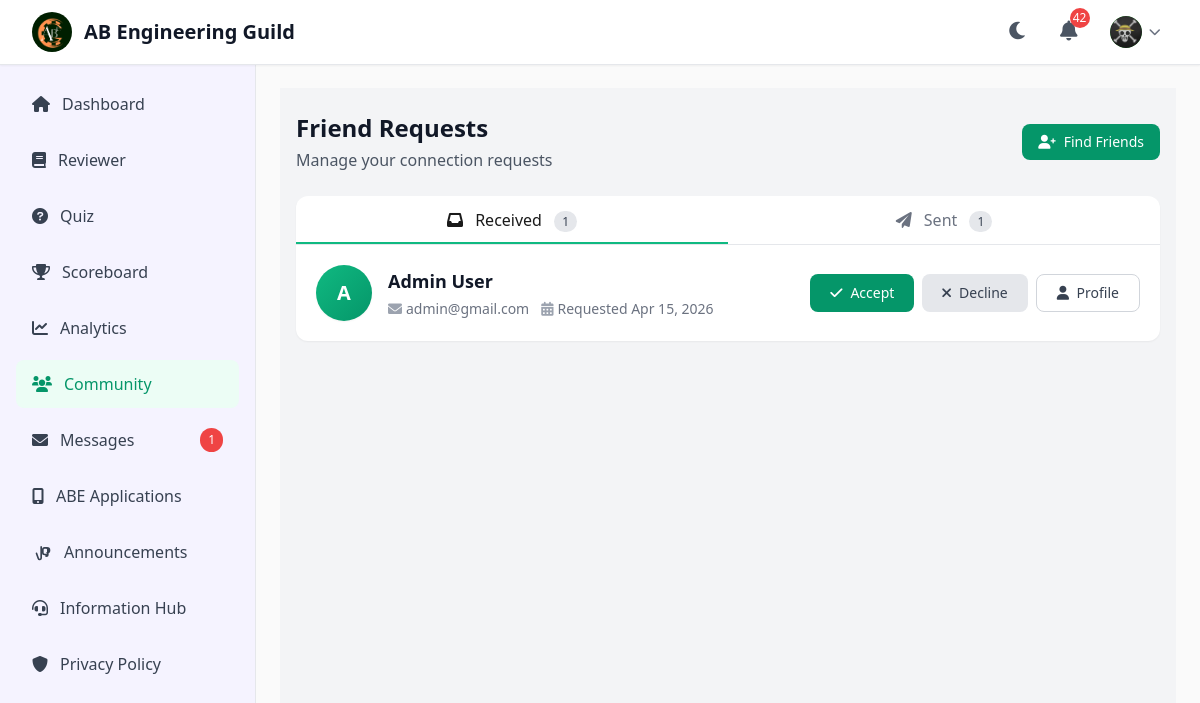
Page /community/friend-requests (signed in) on the committed database.
### app/models.py (models this page shows, shortened)
class User(UserMixin, db.Model):
    __tablename__ = 'user'
    id = db.Column(db.Integer, primary_key=True)
    name = db.Column(db.String(100), nullable=False)
    email = db.Column(db.String(120), unique=True, nullable=False)
    password_hash = db.Column(db.String(128))
    reset_token = db.Column(db.String(100), nullable=True, unique=True)
    reset_token_expiry = db.Column(db.DateTime, nullable=True)
    recovery_key_hash = db.Column(db.String(128), nullable=True)
    profile_picture = db.Column(db.String(255), nullable=True, default='default_profile.png')
    cover_photo = db.Column(db.String(255), nullable=True, default='default_cover.jpg')
    bio = db.Column(db.Text, nullable=True)
    location = db.Column(db.String(100), nullable=True)
    website = db.Column(db.String(200), nullable=True)
    created_at = db.Column(db.DateTime, default=datetime.utcnow)
    is_admin = db.Column(db.Boolean, default=False)
    last_seen = db.Column(db.DateTime, default=datetime.utcnow)
    notification_preferences = db.Column(db.Text, default='{}')
    email_notifications = db.Column(db.Boolean, default=True)
    push_notifications = db.Column(db.Boolean, default=True)
    friends = db.relationship('Friendship',
                            foreign_keys='Friendship.user_id',
                            backref='user', lazy=True)
    friend_of = db.relationship('Friendship',
                              foreign_keys='Friendship.friend_id',
                              backref='friend', lazy=True)
    sent_messages = db.relationship('Message',
                                  foreign_keys='Message.sender_id',
                                  backref='sender', lazy=True)
    received_messages = db.relationship('Message',
                                      foreign_keys='Message.receiver_id',
                                      backref='receiver', lazy=True)
    sent_friend_requests = db.relationship('FriendRequest',
                                         foreign_keys='FriendRequest.sender_id',
                                         backref='sender', lazy=True)
    received_friend_requests = db.relationship('FriendRequest',
                                             foreign_keys='FriendRequest.receiver_id',
                                             backref='receiver', lazy=True)
    study_plans = db.relationship('StudyPlan', backref='user', lazy=True)
    learning_goals = db.relationship('LearningGoal', backref='user', lazy=True)
    posts = db.relationship('Post', backref='author', lazy=True, foreign_keys='Post.user_id')
    comments = db.relationship('Comment', backref='author', lazy=True, foreign_keys='Comment.user_id')
    post_likes = db.relationship('PostLike', backref='user', lazy=True, foreign_keys='PostLike.user_id')
    comment_likes = db.relationship('CommentLike', backref='user', lazy=True, foreign_keys='CommentLike.user_id')
    post_shares = db.relationship('PostShare', backref='user', lazy=True, foreign_keys='PostShare.user_id')
    conversations_as_user1 = db.relationship('Conversation',
                                           foreign_keys='Conversation.user1_id',
                                           backref='user1', lazy=True)
    conversations_as_user2 = db.relationship('Conversation',
                                           foreign_keys='Conversation.user2_id',
                                           backref='user2', lazy=True)
    group_memberships = db.relationship('GroupMember', backref='user', lazy=True)
    def get_unread_notifications_count(self):
        return Notification.query.filter_by(user_id=self.id, is_read=False).count()
    def get_recent_notifications(self, limit=5):
        return Notification.query.filter_by(user_id=self.id).order_by(
            Notification.created_at.desc()
        ).limit(limit).all()

class FriendRequest(db.Model):
    __tablename__ = 'friend_request'
    id = db.Column(db.Integer, primary_key=True)
    sender_id = db.Column(db.Integer, db.ForeignKey('user.id'), nullable=False)
    receiver_id = db.Column(db.Integer, db.ForeignKey('user.id'), nullable=False)
    status = db.Column(db.String(20), default='pending')
    created_at = db.Column(db.DateTime, default=datetime.utcnow)

### app/community/routes.py (the view)
@community_bp.route('/friend-requests')
@login_required
def friend_requests():
    received_requests = FriendRequest.query.filter_by(
        receiver_id=current_user.id,
        status='pending'
    ).order_by(FriendRequest.created_at.desc()).all()
    sent_requests = FriendRequest.query.filter_by(
        sender_id=current_user.id,
        status='pending'
    ).order_by(FriendRequest.created_at.desc()).all()
    return render_template('community/friend_requests.html',
                         received_requests=received_requests,
                         sent_requests=sent_requests,
                         title='Friend Requests')

### app/models.py (called while the page is built)
@login_manager.user_loader
def load_user(user_id):
    return User.query.get(int(user_id))

    def get_time_ago(self):
        now = datetime.utcnow()
        diff = now - self.created_at
        if diff.days > 0:
            return f"{diff.days}d ago"
        elif diff.seconds > 3600:
            return f"{diff.seconds // 3600}h ago"
        elif diff.seconds > 60:
            return f"{diff.seconds // 60}m ago"
        else:
            return "Just now"

### app/templates/community/friend_requests.html (shortened to what this page needs)
{% extends "base.html" %}
{% block content %}
<div class="bg-gray-100 min-h-screen">
    <div class="max-w-4xl mx-auto px-4 py-6">
        <div class="mb-6">
            <div class="flex items-center justify-between">
                <div>
                    <h1 class="text-2xl font-bold text-gray-900">Friend Requests</h1>
                    <p class="text-gray-600 mt-1">Manage your connection requests</p>
                </div>
                <a href="{{ url_for('community.find_friends') }}"
                   class="px-4 py-2 bg-green-600 text-white rounded-lg hover:bg-green-700 transition text-sm font-medium flex items-center gap-2">
                    <i class="fas fa-user-plus"></i>
                    <span>Find Friends</span>
                </a>
            </div>
        </div>
        <div class="bg-white rounded-t-xl shadow-sm overflow-hidden">
            <div class="flex border-b border-gray-200">
                <button onclick="switchTab('received')"
                        id="tab-received"
                        class="flex-1 px-6 py-3 text-center font-medium transition-all relative">
                    <i class="fas fa-inbox mr-2"></i>
                    Received
                    <span id="received-count" class="ml-2 px-2 py-0.5 text-xs rounded-full bg-gray-200 text-gray-700">
                        {{ received_requests|length }}
                    </span>
                    <div id="received-indicator" class="absolute bottom-0 left-0 right-0 h-0.5 bg-green-500"></div>
                </button>
                <button onclick="switchTab('sent')"
                        id="tab-sent"
                        class="flex-1 px-6 py-3 text-center font-medium text-gray-500 hover:text-gray-700 transition-all relative">
                    <i class="fas fa-paper-plane mr-2"></i>
                    Sent
                    <span id="sent-count" class="ml-2 px-2 py-0.5 text-xs rounded-full bg-gray-200 text-gray-700">
                        {{ sent_requests|length }}
                    </span>
                </button>
            </div>
        </div>
        <div id="received-panel" class="bg-white rounded-b-xl shadow-sm overflow-hidden">
            {% if received_requests %}
                <div class="divide-y divide-gray-100">
                    {% for request in received_requests %}
                    <div class="request-item p-5 hover:bg-gray-50 transition" data-request-id="{{ request.id }}" data-type="received">
                        <div class="flex items-center justify-between flex-wrap gap-4">
                            <div class="flex items-center gap-4">
                                <div class="w-14 h-14 rounded-full bg-gradient-to-br from-green-500 to-green-600 flex items-center justify-center text-white text-xl font-bold shadow-sm flex-shrink-0">
                                    {% if request.sender.profile_picture and request.sender.profile_picture != 'default_profile.png' %}
                                    <img src="{{ url_for('static', filename='uploads/profile_pictures/' + request.sender.profile_picture) }}"
                                         class="w-full h-full rounded-full object-cover">
                                    {% else %}
                                    {{ request.sender.name[0]|upper }}
                                    {% endif %}
                                </div>
                                <div>
                                    <h3 class="font-semibold text-gray-900 text-lg">{{ request.sender.name }}</h3>
                                    <div class="flex items-center gap-3 mt-1 text-sm text-gray-500">
                                        <span><i class="fas fa-envelope mr-1 text-gray-400"></i>{{ request.sender.email }}</span>
                                        <span><i class="fas fa-calendar-alt mr-1 text-gray-400"></i>Requested {{ request.created_at.strftime('%b %d, %Y') }}</span>
                                    </div>
                                </div>
                            </div>
                            <div class="flex gap-2">
                                <button onclick="acceptRequest({{ request.id }}, {{ request.sender.id }})"
                                        class="px-5 py-2 bg-green-600 text-white rounded-lg hover:bg-green-700 transition text-sm font-medium flex items-center gap-2">
                                    <i class="fas fa-check"></i>
                                    <span>Accept</span>
                                </button>
                                <button onclick="declineRequest({{ request.id }}, {{ request.sender.id }})"
                                        class="px-5 py-2 bg-gray-200 text-gray-700 rounded-lg hover:bg-gray-300 transition text-sm font-medium flex items-center gap-2">
                                    <i class="fas fa-times"></i>
                                    <span>Decline</span>
                                </button>
                                <button onclick="viewProfile({{ request.sender.id }})"
                                        class="px-5 py-2 border border-gray-300 text-gray-700 rounded-lg hover:bg-gray-50 transition text-sm font-medium">
                                    <i class="fas fa-user"></i>
                                    <span class="ml-1 hidden sm:inline">Profile</span>
                                </button>
                            </div>
                        </div>
                    </div>
                    {% endfor %}
                </div>
            {% endif %}
        </div>
    </div>
</div>
{% endblock %}

### app/templates/components/header.html (shortened to what this page needs)
<header class="bg-white shadow-sm border-b border-gray-200 sticky top-0 z-40">
    <div class="w-full px-4 sm:px-6 lg:px-8">
        <div class="flex justify-between items-center h-16">
            <div class="flex items-center">
                <div class="flex-shrink-0">
                    <div class="w-10 h-10 rounded-full flex items-center justify-center overflow-hidden">
                        <img src="{{ url_for('static', filename='img/logo.png') }}"
                             class="w-full h-full object-cover" alt="AB Engineering Guild">
                    </div>
                </div>
                <div class="flex-shrink-0 ml-3">
                    <h1 class="text-xl font-bold text-gray-900">AB Engineering Guild</h1>
                </div>
            </div>
            <div class="flex items-center space-x-4">
    <button id="darkModeToggle"
            class="p-2 text-gray-600 hover:text-gray-800 dark:text-gray-400 dark:hover:text-gray-200 transition-colors duration-200 rounded-lg hover:bg-gray-100 dark:hover:bg-gray-700">
        <i id="darkModeIcon" class="fas fa-moon text-xl"></i>
    </button>
                <div class="relative" x-data="{ open: false }">
                    <button @click="open = !open"
                            class="p-2 text-gray-600 hover:text-gray-800 transition-colors duration-200 relative">
                        <i class="fas fa-bell text-xl"></i>
                        {% if current_user.get_unread_notifications_count() > 0 %}
                            <span class="notification-badge absolute -top-1 -right-1 bg-red-500 text-white text-xs rounded-full h-5 w-5 flex items-center justify-center">
                                {{ current_user.get_unread_notifications_count() }}
                            </span>
                        {% endif %}
                    </button>
                </div>
                <div class="relative" id="header-user-dropdown">
                    <button class="flex items-center space-x-2 p-2 text-gray-600 hover:text-gray-800 transition-colors duration-200"
                            id="header-dropdown-trigger">
                        <div class="w-8 h-8 rounded-full flex items-center justify-center flex-shrink-0 overflow-hidden" style="background: linear-gradient(135deg, #4CAF50 0%, #2E7D32 100%);">
                            {% if current_user.profile_picture and current_user.profile_picture != 'default_profile.png' %}
                            <img src="{{ url_for('static', filename='uploads/profile_pictures/' + current_user.profile_picture) }}"
                                 class="w-8 h-8 rounded-full object-cover">
                            {% else %}
                            <span class="text-white text-sm font-semibold">
                                {{ current_user.name[0]|upper if current_user.name else 'U' }}
                            </span>
                            {% endif %}
                        </div>
                        <i class="fas fa-chevron-down text-xs text-gray-500"></i>
                    </button>
                </div>
            </div>
        </div>
    </div>
</header>

### app/templates/base.html (style rules this page uses)
html, body { margin: 0; padding: 0; }
html { background-color: #0f0f1a !important; }
body { background-color: #0f0f1a !important; }
*, *::before, *::after { transition-property: none !important; }
html.light-mode, html.light-mode body { background-color: #fafafa !important; }
* { transition-property: none !important; }
:root { --lavender-light: #f5f3ff; --lavender-medium: #ede9fe; --lavender-dark: #ddd6fe; --peach-accent: #fed7aa; --blue-accent: #93c5fd; --purple-accent: #c4b5fd; }
body { background-color: inherit; }
html.light-mode body { background-color: #fafafa; }
.sticky { position: sticky; top: 1.5rem; }

### rows in the picture
User: profile_picture (picture)
FriendRequest: sender "A", sender.name "Admin User", sender.email "admin@gmail.com", created_at "Apr 15, 2026"

### other values in the picture
{{ current_user.get_unread_notifications_count() }} "42"
{{ received_requests|length }} "1"
{{ sent_requests|length }} "1"
